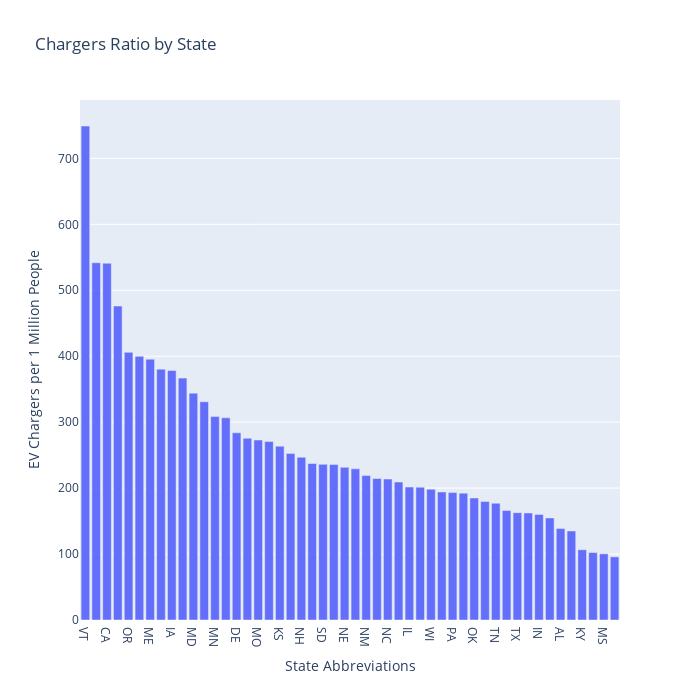

The notebook cell this image was saved under:
### Code cell
# Show the value of each state.
ev_sort = ev.sort_values('chargers_ratio' , ascending = False)
fig = px.bar(
    ev_sort,
    x = 'state',
    y = 'chargers_ratio',
    title = 'Chargers Ratio by State',
    labels={'state': 'State Abbreviations', 'chargers_ratio': 'EV Chargers per 1 Million People'}
)

fig.update_layout(width=700, height=700)
fig.show()

### Figure 1 — Plotly figure (JSON) as saved in the notebook; plotly's stock layout.template omitted (floating-point values rounded to 4 significant figures)
{"data": [{"alignmentgroup": "True", "hovertemplate": "State Abbreviations=%{x}<br>EV Chargers per 1 Million People=%{y}<extra></extra>", "legendgroup": "", "marker": {"color": "#636efa", "pattern": {"shape": ""}}, "name": "", "offsetgroup": "", "orientation": "v", "showlegend": false, "textposition": "auto", "type": "bar", "x": ["VT", "MA", "CA", "CO", "OR", "CT", "ME", "WA", "IA", "RI", "MD", "UT", "MN", "HI", "DE", "NY", "MO", "WY", "KS", "VA", "NH", "NV", "SD", "GA", "NE", "AZ", "NM", "MI", "NC", "ND", "IL", "FL", "WI", "OH", "PA", "NJ", "OK", "AR", "TN", "MT", "TX", "SC", "IN", "ID", "AL", "WV", "KY", "AK", "MS", "LA"], "xaxis": "x", "y": [749.1, 541.7, 541.0, 476.0, 405.8, 399.8, 395.5, 380.4, 378.2, 366.8, 344.0, 330.9, 308.5, 306.6, 283.9, 275.5, 272.9, 270.5, 263.6, 252.6, 246.8, 237.3, 236.0, 235.9, 231.5, 229.2, 219.0, 214.5, 213.7, 209.2, 201.6, 201.4, 198.4, 194.2, 193.2, 192.3, 185.0, 179.6, 177.1, 166.0, 162.8, 162.3, 160.2, 154.7, 138.6, 135.0, 106.5, 102.3, 100.4, 95.76], "yaxis": "y"}], "layout": {"barmode": "relative", "height": 700, "legend": {"tracegroupgap": 0}, "title": {"text": "Chargers Ratio by State"}, "width": 700, "xaxis": {"anchor": "y", "autorange": true, "domain": [0, 1], "range": [-0.5, 49.5], "title": {"text": "State Abbreviations"}, "type": "category"}, "yaxis": {"anchor": "x", "autorange": true, "domain": [0, 1], "range": [0, 788.5], "title": {"text": "EV Chargers per 1 Million People"}, "type": "linear"}}}
